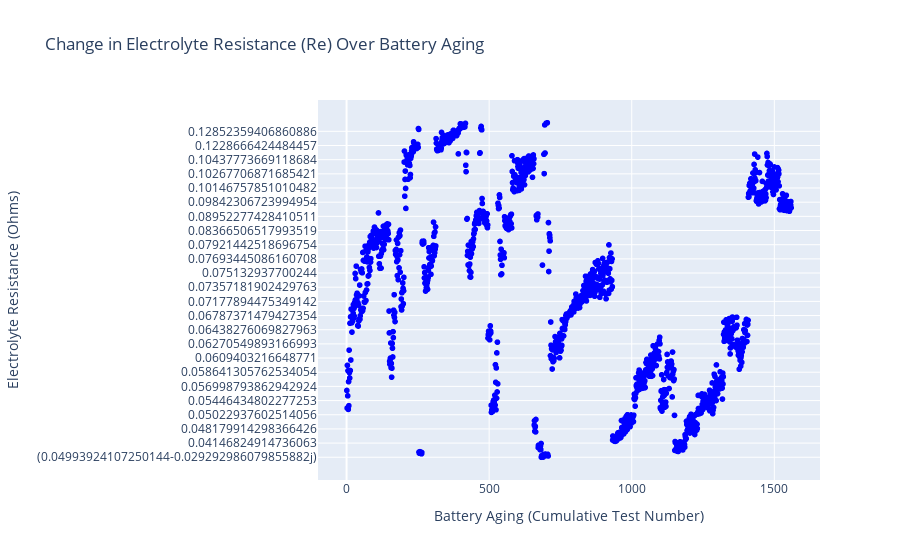
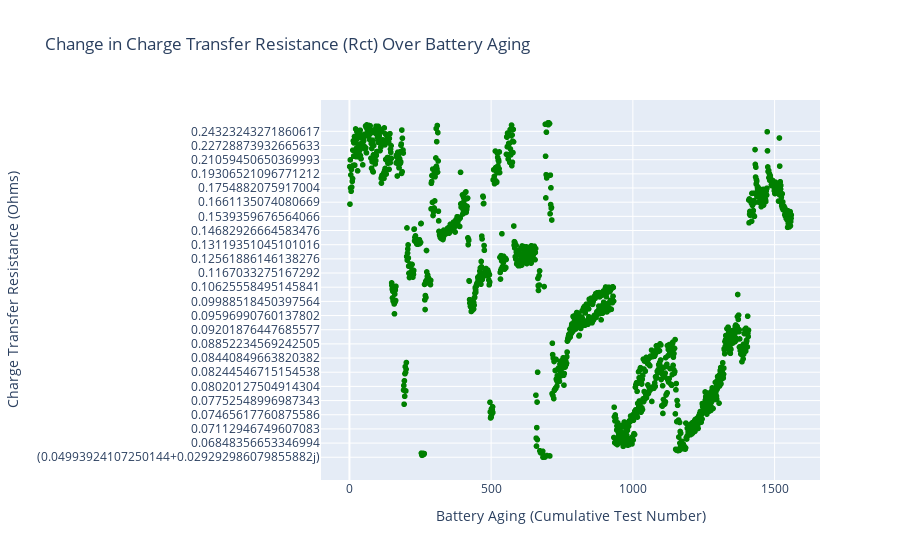

Here is the notebook cell these charts were saved with, in order:
### Code cell
import pandas as pd
import plotly.express as px

file_path = "metadata.csv"  
df = pd.read_csv(file_path)

impedance_data = df[df["type"] == "impedance"].copy()

impedance_data=impedance_data[~impedance_data['start_time'].str.contains(r'\+', na=False)]

impedance_data["aging_metric"] = range(1, len(impedance_data) + 1)

impedance_data_re_sorted = impedance_data.sort_values(by="Re", ascending=True)

# Plot Estimated Electrolyte Resistance (Re) over aging
fig_re = px.scatter(
    impedance_data_re_sorted,
    x="aging_metric",
    y="Re",
    title="Change in Electrolyte Resistance (Re) Over Battery Aging",
    labels={"aging_metric": "Battery Aging (Cumulative Test Number)", "Re": "Electrolyte Resistance (Ohms)"}
)
fig_re.update_traces(marker=dict(size=6, color='blue'))
fig_re.show() 

impedance_data_rct_sorted = impedance_data.sort_values(by="Rct", ascending=True)

# Plot Estimated Charge Transfer Resistance (Rct) over aging
fig_rct = px.scatter(
    impedance_data_rct_sorted,
    x="aging_metric",
    y="Rct",
    title="Change in Charge Transfer Resistance (Rct) Over Battery Aging",
    labels={"aging_metric": "Battery Aging (Cumulative Test Number)", "Rct": "Charge Transfer Resistance (Ohms)"}
)
fig_rct.update_traces(marker=dict(size=6, color='green'))
fig_rct.show()

### Figure 1 — Plotly figure (JSON) as saved in the notebook; plotly's stock layout.template omitted (floating-point values rounded to 4 significant figures; data arrays with more than 128 entries replaced by an {"elided": "..."} marker saying what was removed)
{"data": [{"hovertemplate": "Battery Aging (Cumulative Test Number)=%{x}<br>Electrolyte Resistance (Ohms)=%{y}<extra></extra>", "legendgroup": "", "marker": {"color": "blue", "size": 6, "symbol": "circle"}, "mode": "markers", "name": "", "showlegend": false, "type": "scattergl", "x": {"elided": "1559 int values"}, "xaxis": "x", "y": {"elided": "1559 str values"}, "yaxis": "y"}], "layout": {"legend": {"tracegroupgap": 0}, "title": {"text": "Change in Electrolyte Resistance (Re) Over Battery Aging"}, "xaxis": {"anchor": "y", "domain": [0, 1], "title": {"text": "Battery Aging (Cumulative Test Number)"}}, "yaxis": {"anchor": "x", "domain": [0, 1], "title": {"text": "Electrolyte Resistance (Ohms)"}}}}

### Figure 2 — Plotly figure (JSON) as saved in the notebook; plotly's stock layout.template omitted (floating-point values rounded to 4 significant figures; data arrays with more than 128 entries replaced by an {"elided": "..."} marker saying what was removed)
{"data": [{"hovertemplate": "Battery Aging (Cumulative Test Number)=%{x}<br>Charge Transfer Resistance (Ohms)=%{y}<extra></extra>", "legendgroup": "", "marker": {"color": "green", "size": 6, "symbol": "circle"}, "mode": "markers", "name": "", "showlegend": false, "type": "scattergl", "x": {"elided": "1559 int values"}, "xaxis": "x", "y": {"elided": "1559 str values"}, "yaxis": "y"}], "layout": {"legend": {"tracegroupgap": 0}, "title": {"text": "Change in Charge Transfer Resistance (Rct) Over Battery Aging"}, "xaxis": {"anchor": "y", "domain": [0, 1], "title": {"text": "Battery Aging (Cumulative Test Number)"}}, "yaxis": {"anchor": "x", "domain": [0, 1], "title": {"text": "Charge Transfer Resistance (Ohms)"}}}}
